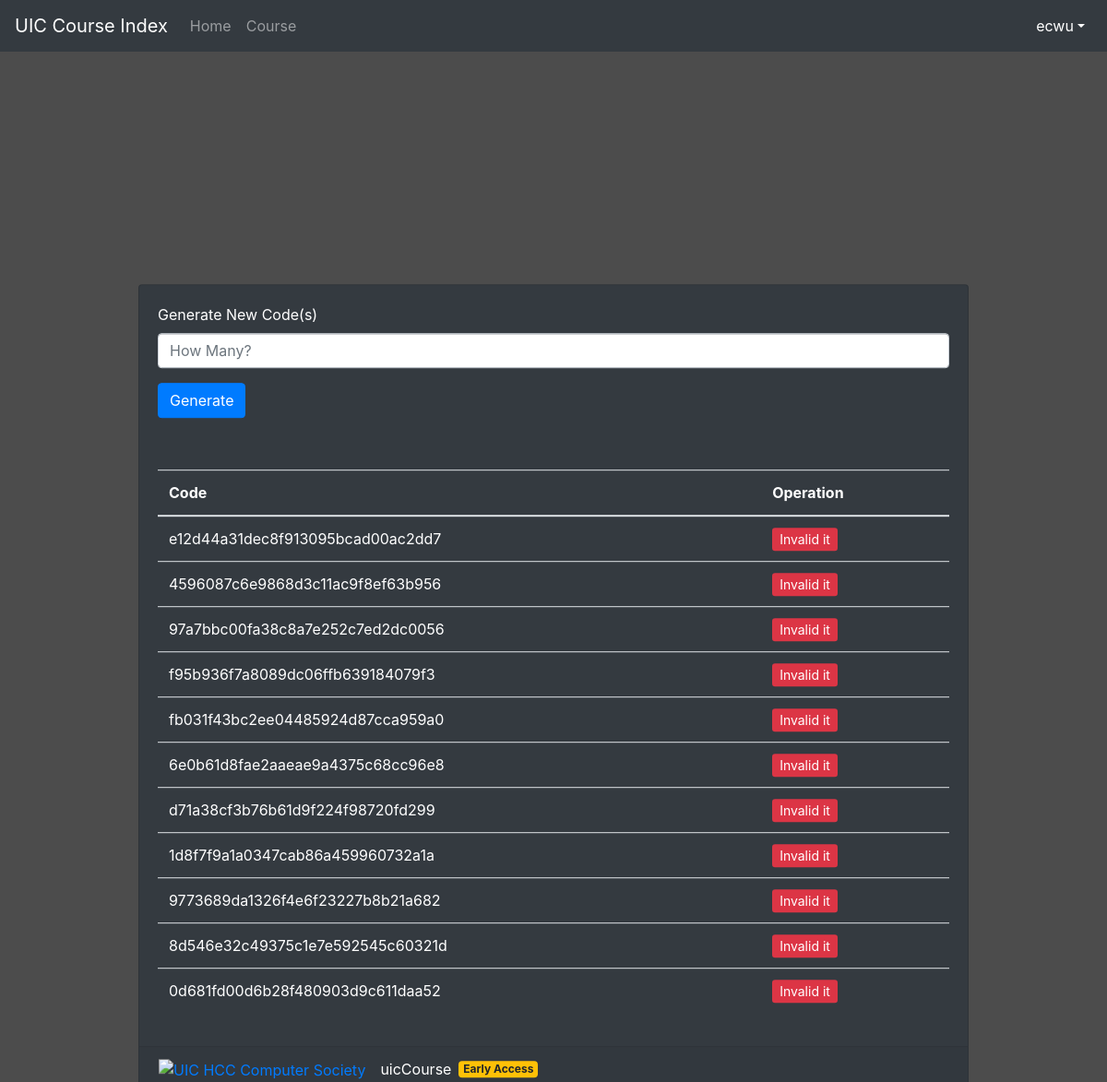
/tools/invitation/ (signed in), run on the app's committed database.
### course/models.py (models this page shows, shortened)
class InvitationCode(models.Model):
    invitation_code = models.TextField(null=True, unique=True)
    usability = models.BooleanField(default=True)

### course/views.py (the view, shortened to what this page needs)
# urls.py: path('tools/invitation/', views.invitation_code, name='invitation_code'),
def invitation_code(request):
    if not request.user.is_superuser:
        messages.add_message(request, messages.ERROR, 'No permission.')
        return redirect('/')
    else:
        times = request.POST.get('amount')
        code_all = models.InvitationCode.objects.all()
        if times is not None:
            messages.add_message(request, messages.INFO, 'Generated ' + str(times) + ' new invitation code(s).')
    return render(request, 'tools/newic.html', {'codes': code_all})

### course/templates/tools/newic.html (shortened to what this page needs)
<!doctype html>
<html lang="en">
<head>
    <link href="https://cdn.bootcss.com/bootstrap/4.0.0/css/bootstrap.min.css" rel="stylesheet">
    {% load static %}
    <link href="{% static "course/css/login_page.css" %}" rel="stylesheet">
</head>
<body>
<header>
    <nav class="navbar navbar-expand-md navbar-dark fixed-top bg-dark">
        <a class="navbar-brand" href="{% url 'home_page' %}">UIC Course Index</a>
        <div class="collapse navbar-collapse" id="navbarCollapse">
            <ul class="navbar-nav mr-auto">
                <li class="nav-item">
                    <a class="nav-link" href="{% url 'home_page' %}">Home</a>
                </li>
                <li class="nav-item">
                    <a class="nav-link" href="{% url 'course_list' %}">Course</a>
                </li>
            </ul>
            <ul class="navbar-nav ml-auto">
                <li class="nav-item dropdown show">
                    <a class="nav-link dropdown-toggle" href="#" id="dropdown01" data-toggle="dropdown"
                       aria-haspopup="true" aria-expanded="true">{{ user.username }}</a>
                </li>
            </ul>
        </div>
    </nav>
</header>
<div class="container d-flex justify-content-center align-items-center">
    <div class="d-flex p-2">
        </div>
        <div class="card text-white bg-dark mb-3 login-card w-75" style="margin-top: 10rem;">
            <div class="card-body">
                <form action="{% url 'invitation_code' %}" method="post">
                    <div class="form-group">
                        <label class="text-white">Generate New Code(s)</label>
                        <input type="text" class="form-control" placeholder="How Many?" name="amount">
                    </div>
                    <button type="submit" class="btn btn-primary">Generate</button>
                </form>
            </div>
            <div class="card-body">
                <table class="table table-hover justify-content-between" style="margin-top: 1rem;">
                    <thead>
                    <tr>
                        <th scope="col">Code</th>
                        <th scope="col">Operation</th>
                    </tr>
                    </thead>
                    <tbody>
                    {% for code in codes %}
                        <tr>
                        <td>{{ code.invitation_code }}</td>
                        <td>
                            {% if code.usability %}
                                <a href="{% url 'invitation_code_invalid' code.id %}" class="btn-danger btn-sm">Invalid
                                    it</a>
                            {% endif %}
                        </td>
                    {% endfor %}
                    </tr>
                    </tbody>
                </table>
            </div>
            <div class="card-footer">
                <div class="row">
                    <a href="https://uichcc.com">
                        <img src="https://uichcc.com/img/uichccwhite.svg" style="height: 30px; margin-left: 1rem;"
                             title="UIC HCC Computer Society">
                    </a>
                    <span class="d-flex align-items-center text-white" style="margin-left: 1rem;: ">uicCourse
                                    <span class="badge badge-warning" style="margin: 0 0.5rem;" data-toggle="tooltip"
                                          data-placement="right" title="Login is required.">
                                        Early Access
                                    </span>
                                </span>
                </div>
            </div>
        </div>
        </div>
        {% load static %}
</body>
</html>

### course/static/course/css/login_page.css (style rules this page uses)
html { position: relative; min-height: 100%; }
body { margin-bottom: 60px; font-family: -apple-system, BlinkMacSystemFont, "Segoe UI", "Droid Sans", "Helvetica Neue", "PingFang SC", "Hiragino Sans GB", "Droid Sans Fallback", "Microsoft YaHei", sans-serif; }
body > .container { padding: 60px 15px 0; }

### course/templates/tools/newic.html (style rules this page uses)
body { background-image: url("https://source.unsplash.com/daily"); background-size: cover; }
.login-card { position: absolute; top: 50%; transform: translateY(-50%); }

### data on the page
InvitationCode: invitation_code "e12d44a31dec8f913095bcad00ac2dd7", usability "Invalid it"
InvitationCode: invitation_code "4596087c6e9868d3c11ac9f8ef63b956", usability "Invalid it"
InvitationCode: invitation_code "97a7bbc00fa38c8a7e252c7ed2dc0056", usability "Invalid it"
InvitationCode: invitation_code "f95b936f7a8089dc06ffb639184079f3", usability "Invalid it"
InvitationCode: invitation_code "fb031f43bc2ee04485924d87cca959a0", usability "Invalid it"
InvitationCode: invitation_code "6e0b61d8fae2aaeae9a4375c68cc96e8", usability "Invalid it"
InvitationCode: invitation_code "d71a38cf3b76b61d9f224f98720fd299", usability "Invalid it"
InvitationCode: invitation_code "1d8f7f9a1a0347cab86a459960732a1a", usability "Invalid it"
InvitationCode: invitation_code "9773689da1326f4e6f23227b8b21a682", usability "Invalid it"
InvitationCode: invitation_code "8d546e32c49375c1e7e592545c60321d", usability "Invalid it"
InvitationCode: invitation_code "0d681fd00d6b28f480903d9c611daa52", usability "Invalid it"

### other printed values
{{ user.username }} "ecwu"
